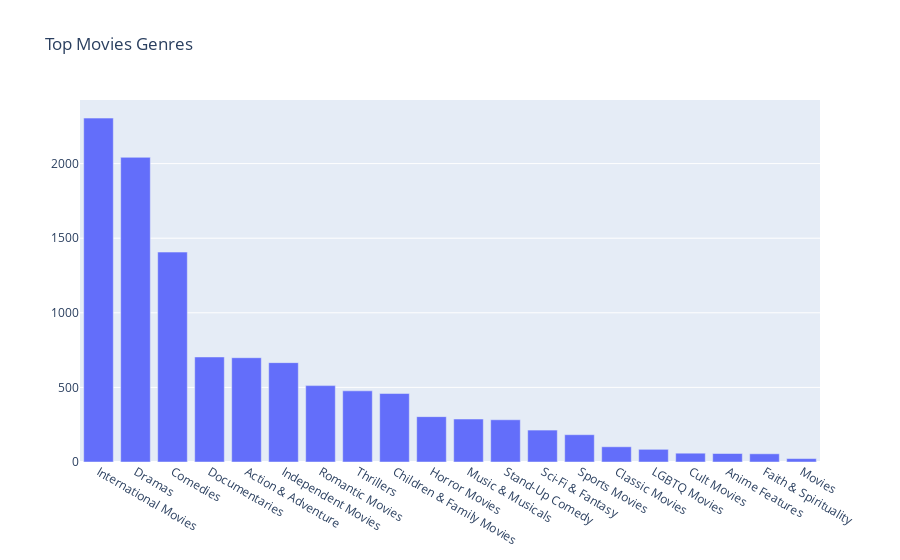

Write notebook code for a chart like this one.
### Code cell
top_genres(movies, title='Top Movies Genres')

### Figure 1 — Plotly figure (JSON) as saved in the notebook; plotly's stock layout.template omitted (floating-point values rounded to 4 significant figures)
{"data": [{"type": "bar", "x": ["International Movies", "Dramas", "Comedies", "Documentaries", "Action & Adventure", "Independent Movies", "Romantic Movies", "Thrillers", "Children & Family Movies", "Horror Movies", "Music & Musicals", "Stand-Up Comedy", "Sci-Fi & Fantasy", "Sports Movies", "Classic Movies", "LGBTQ Movies", "Cult Movies", "Anime Features", "Faith & Spirituality", "Movies"], "y": [2305, 2042, 1407, 704, 699, 666, 512, 477, 459, 304, 288, 283, 214, 183, 102, 85, 59, 57, 55, 23]}], "layout": {"title": {"text": "Top Movies Genres"}, "xaxis": {"categoryorder": "total descending"}}}
